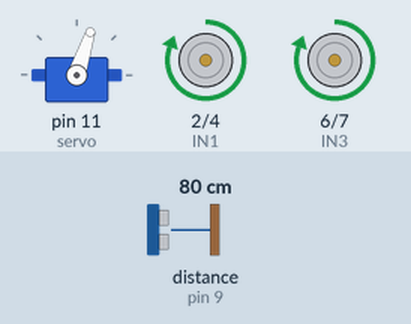
Simulated run of this sketch. Board: Arduino Uno, built with avr-gcc and run on an emulated ATmega328P. Parts: servo, motor-driver pin pairs drawn as motors (green arrow = first pin HIGH = forward, orange = second pin HIGH = backward, longer = more drive, scaled by the enable pin). Wiring (inferred from the names in the program): ultrasonic range finder: trigger pin 8; echo pin 9. The test bench sets the inputs (shaded band); at power-on: distance to the obstacle (sensor on pin 9) 80 cm. The echo pulse lasts 58.3 µs per cm; what the sketch prints to the serial monitor is not drawn.

Above: at 1.2 s.
1.3 s: distance to the obstacle (sensor on pin 9) set to 2 cm
At 2.2 s:
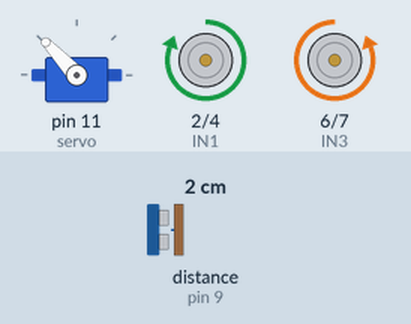
4.3 s: distance to the obstacle (sensor on pin 9) set to 250 cm
At 5.84 s:
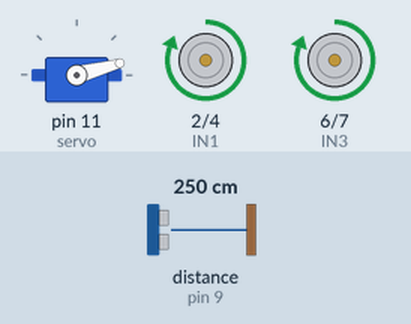
7.3 s: distance to the obstacle (sensor on pin 9) set to 299 cm
10.3 s: distance to the obstacle (sensor on pin 9) set to 4 cm
At 11.3 s:
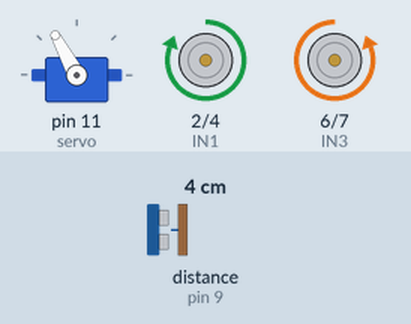
13.3 s: distance to the obstacle (sensor on pin 9) set to 60 cm
At 13.8 s:
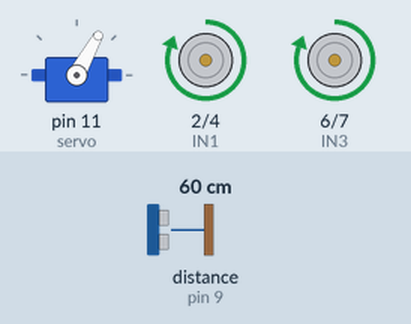
16.3 s: distance to the obstacle (sensor on pin 9) set to 9 cm
At 19.5 s:
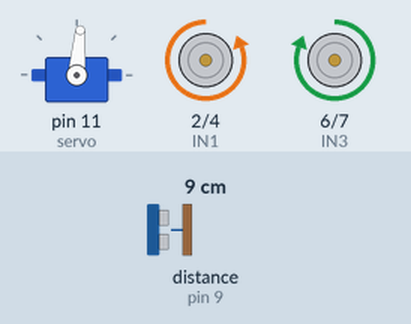
Timing chart, 0 to 20.3 s (numbered marks = the images above; inputs shaded):
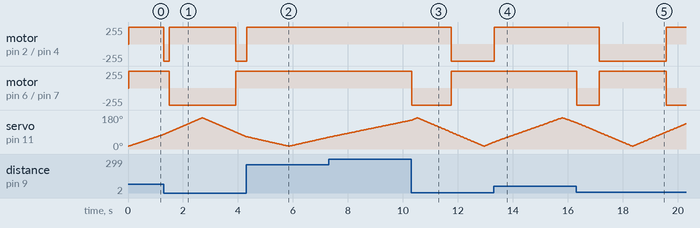

The sketch:

Radar.ino
```cpp
#include <Servo.h>

#define trigPin 8
#define echoPin 9

#define ENA 3
#define IN1 2
#define IN2 4
#define ENB 5
#define IN3 6
#define IN4 7

long duration;
int distance;

Servo servo;

int calculateDistance() {
  digitalWrite(trigPin, LOW);
  delayMicroseconds(2);
  digitalWrite(trigPin, HIGH);
  delayMicroseconds(10);
  digitalWrite(trigPin, LOW);
  duration = pulseIn(echoPin, HIGH);
  distance = duration * 0.034 / 2;
  return distance;
}

void setup() {
  pinMode(trigPin, OUTPUT);
  pinMode(echoPin, INPUT);
  servo.attach(11);
  Serial.begin(9600);

  pinMode(ENA, OUTPUT);
  pinMode(IN1, OUTPUT);
  pinMode(IN2, OUTPUT);
  pinMode(ENB, OUTPUT);
  pinMode(IN3, OUTPUT);
  pinMode(IN4, OUTPUT);
}

void loop() {
  for (int i = 15; i <= 165; i++) {
    servo.write(i);
    delay(15);
    calculateDistance();
    Serial.print(i);
    Serial.print(",");
    Serial.print(distance);
    Serial.print(".");
    controlMotors(i, distance);
  }
  for(int i = 165; i >= 15; i--){
    servo.write(i);
    delay(15);
    calculateDistance();
    Serial.print(i);
    Serial.print(",");
    Serial.print(distance);
    Serial.print(".");
    controlMotors(i, distance);
  }
}

void controlMotors(int angle, int distance) {
  if (distance < 40) {
    if (angle < 90){
      moveLeft();
    }
    else{
      moveRight();
    }
  }
  else{
    moveForward();
  }
}

void moveForward() {
  digitalWrite(IN1, HIGH);
  digitalWrite(IN2, LOW);
  analogWrite(ENA, 255);
  digitalWrite(IN3, HIGH);
  digitalWrite(IN4, LOW);
  analogWrite(ENB, 255);
}

void moveLeft() {
  digitalWrite(IN1, LOW);
  digitalWrite(IN2, HIGH);
  analogWrite(ENA, 255);
  digitalWrite(IN3, HIGH);
  digitalWrite(IN4, LOW);
  analogWrite(ENB, 255);
}

void moveRight() {
  digitalWrite(IN1, HIGH);
  digitalWrite(IN2, LOW);
  analogWrite(ENA, 255);
  digitalWrite(IN3, LOW);
  digitalWrite(IN4, HIGH);
  analogWrite(ENB, 255);
}
```

Measured:
- after the input at 1.3 s, motor on pin 2 (IN1) / pin 4 (IN2): forward 255/255 → backward 255/255 at once, → forward 255/255 0.19 s later, → backward 255/255 2.4 s later; motor on pin 6 (IN3) / pin 7 (IN4): forward 255/255 → backward 255/255 after 0.20 s, → forward 255/255 2.4 s later
- after the input at 4.3 s, motor on pin 2 (IN1) / pin 4 (IN2): backward 255/255 → forward 255/255 after 0.02 s instead of 2.0 s; motor on pin 6 (IN3) / pin 7 (IN4): stays forward 255/255 (without the input it goes to backward 255/255 after 2.0 s)
- after the input at 10.3 s, motor on pin 2 (IN1) / pin 4 (IN2): forward 255/255 → backward 255/255 after 1.5 s; motor on pin 6 (IN3) / pin 7 (IN4): forward 255/255 → backward 255/255 at once, → forward 255/255 1.4 s later
- after the input at 13.3 s, motor on pin 2 (IN1) / pin 4 (IN2): backward 255/255 → forward 255/255 after 0.02 s instead of 0.86 s; motor on pin 6 (IN3) / pin 7 (IN4): stays forward 255/255 (without the input it goes to backward 255/255 after 0.86 s)
- after the input at 16.3 s, motor on pin 2 (IN1) / pin 4 (IN2): forward 255/255 → backward 255/255 after 0.84 s, → forward 255/255 2.4 s later; motor on pin 6 (IN3) / pin 7 (IN4): forward 255/255 → backward 255/255 at once, → forward 255/255 0.82 s later, → backward 255/255 2.4 s later
